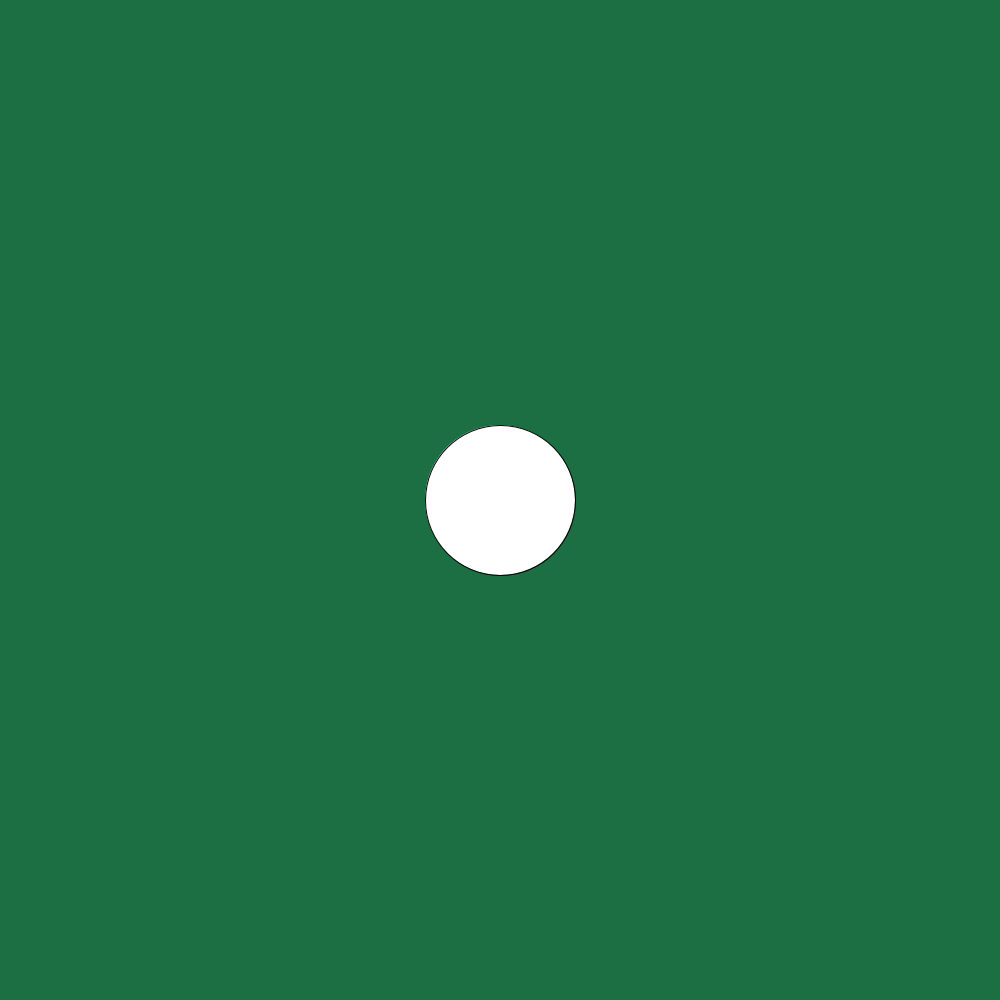
Frame 1 (no input)
Frame 60 (the mouse pressed at the canvas centre just before this capture): identical to frame 1, image omitted
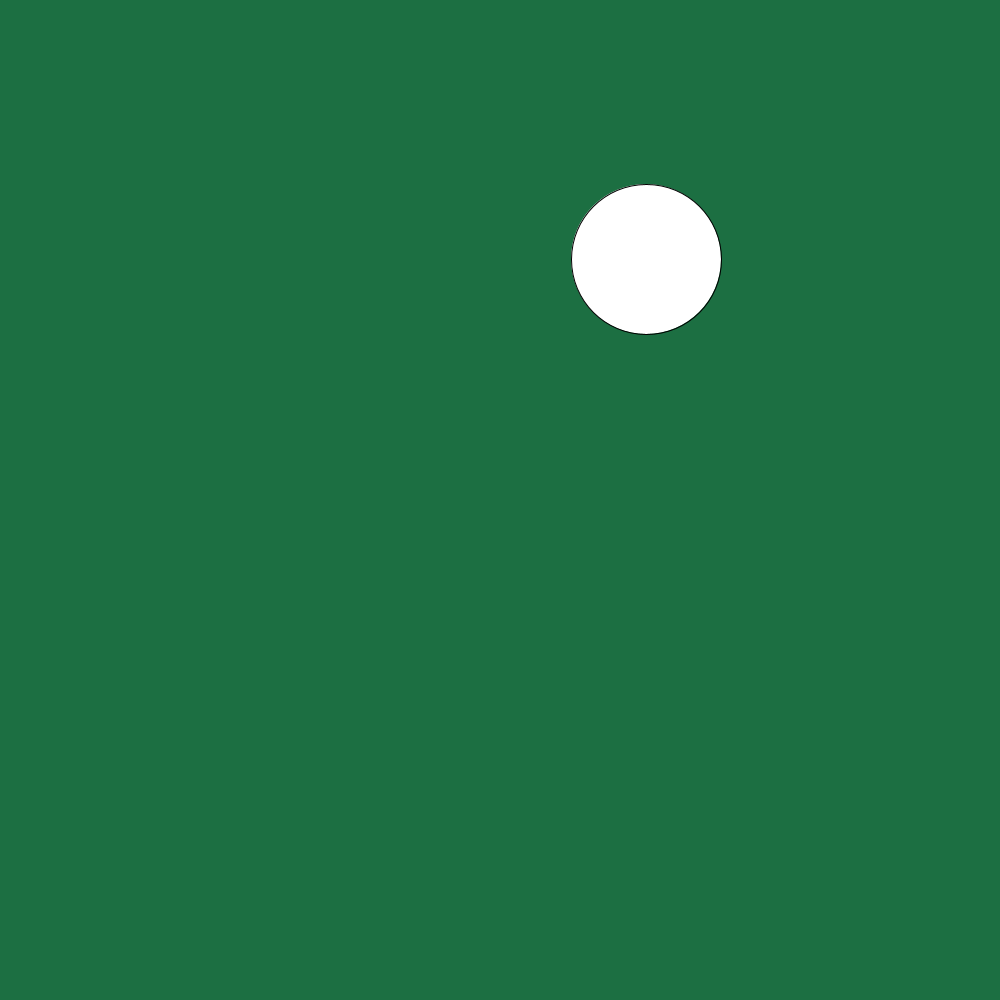
Frame 120 (the mouse held since frame 60 and released just before this capture)

The Processing sketch that drew these frames (run headless with seeded random() and noise(); from frame 60 on, the mouse is pressed at the canvas centre):

// Processing sketch: slippery_dot
// ── slippery_dot.pde
 // 1. Create three integer variables to represent the x, y, and the size of the ellipse
       int x = 500;
       int y = 500;
       int size = 150;
    void setup() {
      // 2. Set the size of your sketch
      size(1000, 1000);
    }
    
    void draw() {
      // 3. Set the background color of your sketch
      background(#1C6F42);
      // 4. Draw an ellipse. Make sure it fits in the window.
      // Use the variables created at the top of the sketch, 
      // for the location and size of your ellipse
    ellipse(x, y, size, size);
    }
    
    void mousePressed() {
      //5. Create an integer variable called distance
      int distance= 0;
      //6. Set the value of the distance variable to the value returned by the getDistance method
      //   Pass the mouse's x and y (mouseX and mouseY) and the x and y of your ellipse to the method.
        distance= getDistance(mouseX, mouseY, x, y);
          println(distance ) ; 
      //7.  Use an if statement to check if the distance variable is < the radius of the ellipse
      //    If it is, set a new x and y for the ellipse, using a random location on the window
      //    Hint: Use the Processing random() function
       if(distance<75)  {
         x=(int)random(1000);
         y=(int)random(1000);
       }
       
    }
    
    int getDistance(int x1, int y1, int x2, int y2) {
      return (int)Math.sqrt(Math.pow((x1-x2),2) + Math.pow((y1-y2),2));
    }
